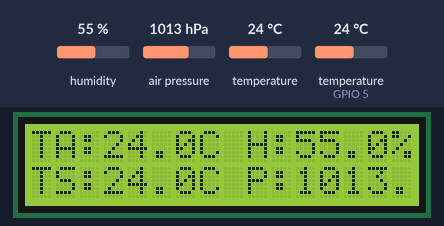
A sketch run on a simulated ESP32. On the bench: 16×2 character LCD. The test bench sets the inputs (shaded band); at power-on: air pressure 1013 hPa, temperature (sensor on GPIO 5) 24 °C, humidity 55 %, temperature 24 °C. WiFi joins after 1.5 s; servers stay silent unless stated; web services answer with replies made up by the test bench; what the sketch prints to the serial monitor is not drawn.

Above: at 7.4 s.
7.5 s: air pressure set to 952 hPa
At 10.7 s:
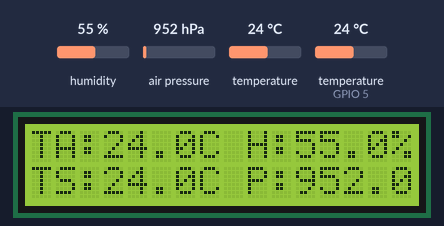
11.2 s: temperature (sensor on GPIO 5) set to 12 °C
At 13.3 s:
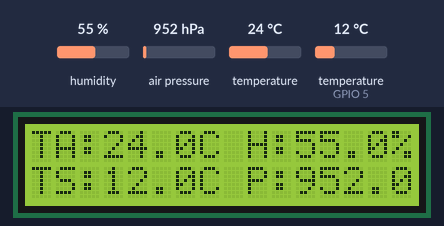
14.8 s: humidity set to 22 %
At 19.5 s:
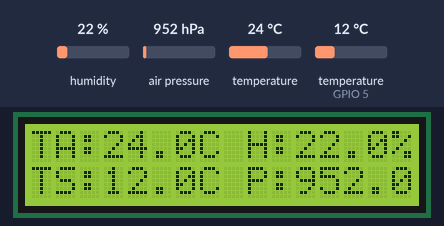
19.8 s: temperature (sensor 0) set to 12 °C
At 22.1 s:
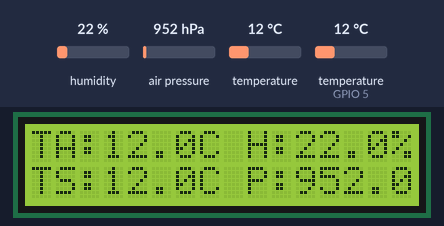
23.4 s: temperature (sensor on GPIO 5) set to 19 °C
At 24.8 s:
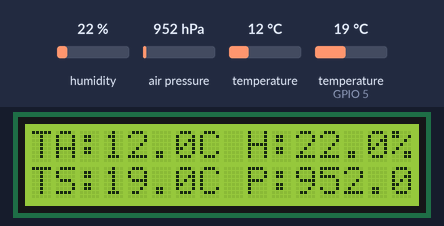
27.0 s: temperature (sensor on GPIO 5) set to 28 °C
At 28.5 s:
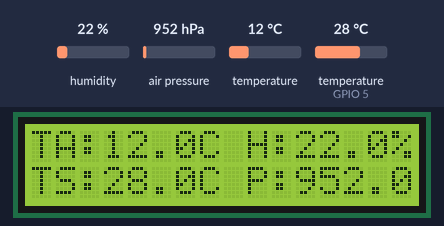
Timing chart, 0 to 30.0 s (numbered marks = the images above; inputs shaded):
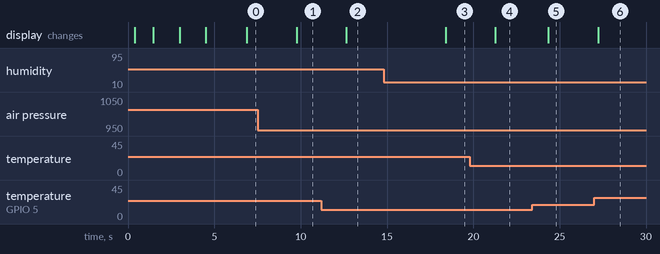

The sketch:

NodoAlertaTempranaMultiriesgo.ino
```cpp
/**
 * ============================================================
 *  Nodo IoT de Alerta Temprana Multiriesgo
 *  Huaicos / Inundaciones
 *
 *  Placa   : ESP32 DevKitC V4
 *
 *  Bus I2C (SDA=GPIO21, SCL=GPIO22):
 *    - AHT20      — Temperatura y Humedad del Aire
 *    - BMP280     — Presión Barométrica (prueba 0x76 y 0x77)
 *    - LCD 1602   — Pantalla local (módulo I2C @ 0x27, 5V)
 *
 *  Bus OneWire (GPIO5):
 *    - DS18B20    — Temperatura del Suelo (pull-up 5.1 kΩ)
 *
 *  Nube    : ThingSpeak vía HTTP GET cada 20 s
 *            Field1 = Temp. Aire (AHT20)   [°C]
 *            Field2 = Humedad (AHT20)       [%]
 *            Field3 = Temp. Suelo (DS18B20) [°C]
 *            Field4 = Presión (BMP280)      [hPa]
 *
 *  Librerías requeridas (Gestor de Librerías del Arduino IDE):
 *    - Adafruit AHTX0
 *    - Adafruit BMP280
 *    - Adafruit Unified Sensor
 *    - LiquidCrystal I2C  (Frank de Brabander)
 *    - DallasTemperature
 *    - OneWire
 * ============================================================
 */

#include <Wire.h>
#include <Adafruit_AHTX0.h>
#include <Adafruit_BMP280.h>
#include <LiquidCrystal_I2C.h>
#include <OneWire.h>
#include <DallasTemperature.h>
#include <WiFi.h>
#include <HTTPClient.h>

// ============================================================
//  CREDENCIALES — Editar antes de cargar el firmware
// ============================================================
const char* WIFI_SSID     = "TU_NOMBRE_DE_RED";
const char* WIFI_PASSWORD = "TU_CONTRASENA";
const char* TS_API_KEY    = "TU_THINGSPEAK_WRITE_API_KEY";
const char* TS_URL        = "http://api.thingspeak.com/update";

// ============================================================
//  PINES Y CONSTANTES DE HARDWARE
// ============================================================
#define ONE_WIRE_PIN       5        // GPIO del bus OneWire (DS18B20)
#define I2C_SDA            21       // Pin SDA del ESP32
#define I2C_SCL            22       // Pin SCL del ESP32
#define LCD_I2C_ADDR       0x27    // Dirección del módulo I2C de la LCD
#define LCD_COLS           16
#define LCD_ROWS           2

#define UPLOAD_INTERVAL_MS 20000UL  // Periodo de envío a ThingSpeak (ms)
#define WIFI_TIMEOUT_MS    15000UL  // Tiempo máximo de conexión WiFi (ms)

// ============================================================
//  OBJETOS DE HARDWARE
// ============================================================
LiquidCrystal_I2C lcd(LCD_I2C_ADDR, LCD_COLS, LCD_ROWS);
Adafruit_AHTX0    aht;
Adafruit_BMP280   bmp;
OneWire           oneWire(ONE_WIRE_PIN);
DallasTemperature ds18b20(&oneWire);

// ============================================================
//  FLAGS DE ESTADO (true = sensor inicializado correctamente)
// ============================================================
bool ahtOK  = false;
bool bmpOK  = false;
bool ds18OK = false;

// ============================================================
//  ÚLTIMAS LECTURAS (NAN indica que no hay dato disponible)
// ============================================================
float tempAire  = NAN;
float humedad   = NAN;
float tempSuelo = NAN;
float presion   = NAN;

unsigned long lastUploadMs = 0; // Marca de tiempo del último envío

// ============================================================
//  PROTOTIPOS
// ============================================================
void initSensors();
void initWiFi();
void readSensors();
void updateLCD();
void sendToThingSpeak();
void lcdMsg(const char* l1, const char* l2);

// ============================================================
//  SETUP
//  Orden obligatorio: LCD → Sensores → WiFi
//  Razón: la LCD consume corriente al encender su backlight.
//  Inicializarla primero estabiliza la línea de 3.3 V antes
//  de comunicarse con los sensores por I2C.
// ============================================================
void setup() {
  Serial.begin(115200);
  delay(300);
  Serial.println(F("\n========================================"));
  Serial.println(F("  Nodo IoT Alerta Temprana Multiriesgo"));
  Serial.println(F("========================================"));

  // 1. Bus I2C
  Wire.begin(I2C_SDA, I2C_SCL);

  // 2. Pantalla LCD (primero para estabilizar la línea de 3.3 V)
  lcd.init();
  lcd.backlight();
  lcdMsg("Alerta Temprana", "  Iniciando...  ");
  Serial.println(F("[LCD]     Inicializada"));
  delay(1000);

  // 3. Sensores ambientales y de suelo
  initSensors();

  // 4. WiFi (solo después de que los sensores estén activos)
  initWiFi();

  lcdMsg("Sistema Listo", " Monitoreando...");
  delay(1500);
}

// ============================================================
//  LOOP PRINCIPAL
// ============================================================
void loop() {
  readSensors();
  updateLCD();

  if (millis() - lastUploadMs >= UPLOAD_INTERVAL_MS) {
    lastUploadMs = millis();
    sendToThingSpeak();
  }

  delay(2000); // Refresco de LCD cada 2 s
}

// ============================================================
//  Muestra un mensaje de 2 líneas en la LCD
// ============================================================
void lcdMsg(const char* l1, const char* l2) {
  lcd.clear();
  lcd.setCursor(0, 0);
  lcd.print(l1);
  lcd.setCursor(0, 1);
  lcd.print(l2);
}

// ============================================================
//  Inicializa los tres sensores con manejo de errores NO bloqueante.
//  Si un sensor falla, el nodo continúa con los sensores restantes.
// ============================================================
void initSensors() {
  // --- AHT20 (Temperatura / Humedad del Aire) ---
  if (aht.begin()) {
    ahtOK = true;
    Serial.println(F("[AHT20]   OK"));
  } else {
    Serial.println(F("[AHT20]   ERROR: sensor no detectado en el bus I2C"));
    lcdMsg("ERROR AHT20", "Continuando...  ");
    delay(1500);
  }

  // --- BMP280 (Presión): intentar 0x76 y luego 0x77 ---
  if (bmp.begin(0x76) || bmp.begin(0x77)) {
    bmpOK = true;
    // Configuración recomendada para monitoreo ambiental continuo
    bmp.setSampling(
      Adafruit_BMP280::MODE_NORMAL,
      Adafruit_BMP280::SAMPLING_X2,    // sobremuestreo temperatura
      Adafruit_BMP280::SAMPLING_X16,   // sobremuestreo presión
      Adafruit_BMP280::FILTER_X16,     // filtro IIR para estabilidad
      Adafruit_BMP280::STANDBY_MS_500  // tiempo entre mediciones
    );
    Serial.println(F("[BMP280]  OK"));
  } else {
    Serial.println(F("[BMP280]  ERROR: no detectado en 0x76 ni en 0x77"));
    lcdMsg("ERROR BMP280", "Continuando...  ");
    delay(1500);
  }

  // --- DS18B20 (Temperatura del Suelo) ---
  ds18b20.begin();
  if (ds18b20.getDeviceCount() > 0) {
    ds18OK = true;
    ds18b20.setResolution(12); // 12 bits → resolución de 0.0625 °C
    Serial.println(F("[DS18B20] OK"));
  } else {
    Serial.println(F("[DS18B20] ERROR: ningún sensor detectado en OneWire"));
    lcdMsg("ERROR DS18B20", "Continuando...  ");
    delay(1500);
  }
}

// ============================================================
//  Conecta a WiFi con timeout.
//  Si no logra conectar, el nodo opera en modo offline
//  (sigue leyendo sensores y mostrando en LCD).
// ============================================================
void initWiFi() {
  Serial.printf("[WiFi]    Conectando a: %s\n", WIFI_SSID);
  lcdMsg("Conectando WiFi ", WIFI_SSID);

  WiFi.mode(WIFI_STA);
  WiFi.begin(WIFI_SSID, WIFI_PASSWORD);

  unsigned long t0 = millis();
  while (WiFi.status() != WL_CONNECTED && millis() - t0 < WIFI_TIMEOUT_MS) {
    delay(500);
    Serial.print('.');
  }
  Serial.println();

  if (WiFi.status() == WL_CONNECTED) {
    Serial.print(F("[WiFi]    OK — IP: "));
    Serial.println(WiFi.localIP());
    // Mostrar los últimos 16 caracteres de la IP en la segunda fila
    char ipBuf[17];
    strncpy(ipBuf, WiFi.localIP().toString().c_str(), 16);
    ipBuf[16] = '\0';
    lcdMsg("WiFi Conectado  ", ipBuf);
  } else {
    Serial.println(F("[WiFi]    FALLO — Modo offline activo"));
    lcdMsg("WiFi FALLO", "Modo Offline    ");
  }
  delay(1500);
}

// ============================================================
//  Lee todos los sensores disponibles y actualiza las variables
//  globales. Un valor NAN significa lectura no disponible.
// ============================================================
void readSensors() {
  if (ahtOK) {
    sensors_event_t evHum, evTemp;
    aht.getEvent(&evHum, &evTemp);
    tempAire = evTemp.temperature;
    humedad  = evHum.relative_humidity;
  }

  if (bmpOK) {
    presion = bmp.readPressure() / 100.0F; // Convierte Pa → hPa
  }

  if (ds18OK) {
    ds18b20.requestTemperatures();
    float t = ds18b20.getTempCByIndex(0);
    // DallasTemperature devuelve DEVICE_DISCONNECTED_C (-127) en error
    tempSuelo = (t == DEVICE_DISCONNECTED_C) ? NAN : t;
  }

  // Registro en Monitor Serie para depuración
  Serial.printf(
    "[Datos]   TA:%5.1f C  H:%5.1f%%  TS:%5.1f C  P:%6.1f hPa\n",
    isnan(tempAire)  ? 0.0f : tempAire,
    isnan(humedad)   ? 0.0f : humedad,
    isnan(tempSuelo) ? 0.0f : tempSuelo,
    isnan(presion)   ? 0.0f : presion
  );
}

// ============================================================
//  Actualiza la LCD con formato fijo de exactamente 16 columnas:
//
//   Fila 0: "TA:XX.XC H:XX.X%"   (3+4+4+4+1 = 16 chars)
//   Fila 1: "TS:XX.XC P:XXX.X"   (3+4+4+5   = 16 chars)
//
//  "---" sustituye al valor cuando el sensor no está disponible.
// ============================================================
void updateLCD() {
  char row0[17], row1[17]; // 16 chars útiles + terminador nul

  // Formatear cada campo en buffers de ancho fijo
  char taBuf[5], huBuf[5], tsBuf[5], prBuf[6];

  // Temperatura aire: 4 chars, ej. "25.5" | " ---"
  if (!isnan(tempAire))  snprintf(taBuf, sizeof(taBuf), "%4.1f", tempAire);
  else                   strncpy (taBuf, " ---", sizeof(taBuf));

  // Humedad relativa: 4 chars, ej. "60.2" | " ---"
  if (!isnan(humedad))   snprintf(huBuf, sizeof(huBuf), "%4.1f", humedad);
  else                   strncpy (huBuf, " ---", sizeof(huBuf));

  // Temperatura suelo: 4 chars, ej. "24.1" | " ---"
  if (!isnan(tempSuelo)) snprintf(tsBuf, sizeof(tsBuf), "%4.1f", tempSuelo);
  else                   strncpy (tsBuf, " ---", sizeof(tsBuf));

  // Presión: 5 chars, ej. "741.8" | " ----"
  if (!isnan(presion))   snprintf(prBuf, sizeof(prBuf), "%5.1f", presion);
  else                   strncpy (prBuf, " ----", sizeof(prBuf));

  // Ensamblar y escribir filas
  // "TA:" (3) + taBuf (4) + "C H:" (4) + huBuf (4) + "%" (1) = 16
  snprintf(row0, sizeof(row0), "TA:%sC H:%s%%", taBuf, huBuf);

  // "TS:" (3) + tsBuf (4) + "C P:" (4) + prBuf (5)          = 16
  snprintf(row1, sizeof(row1), "TS:%sC P:%s",   tsBuf, prBuf);

  lcd.setCursor(0, 0);
  lcd.print(row0);
  lcd.setCursor(0, 1);
  lcd.print(row1);
}

// ============================================================
//  Envía las lecturas a ThingSpeak vía HTTP GET.
//  Solo se incluyen en la URL los campos con datos válidos,
//  para no contaminar el canal con ceros de sensores caídos.
// ============================================================
void sendToThingSpeak() {
  if (WiFi.status() != WL_CONNECTED) {
    Serial.println(F("[ThingSpeak] Sin WiFi — envío omitido"));
    return;
  }

  String url = String(TS_URL) + "?api_key=" + TS_API_KEY;
  if (!isnan(tempAire))  url += "&field1=" + String(tempAire,  2);
  if (!isnan(humedad))   url += "&field2=" + String(humedad,   2);
  if (!isnan(tempSuelo)) url += "&field3=" + String(tempSuelo, 2);
  if (!isnan(presion))   url += "&field4=" + String(presion,   2);

  HTTPClient http;
  http.begin(url);
  int httpCode = http.GET();

  if (httpCode > 0) {
    // ThingSpeak responde con el número de entrada creada (ej. "1523")
    Serial.printf("[ThingSpeak] HTTP %d — Entrada #%s\n",
                  httpCode, http.getString().c_str());
  } else {
    Serial.printf("[ThingSpeak] Error de conexión: %s\n",
                  http.errorToString(httpCode).c_str());
  }

  http.end();
}
```

Measured:
- after the input at 7.5 s, the display: changes after 2.3 s (image 1)
- after the input at 11.2 s, the display: changes after 1.4 s (image 2)
- after the input at 14.8 s, the display: changes after 3.6 s (image 3)
- after the input at 19.8 s, the display: changes after 1.5 s (image 4)
- after the input at 23.4 s, the display: changes after 0.95 s (image 5)
- after the input at 27.0 s, the display: changes after 0.23 s (image 6)
